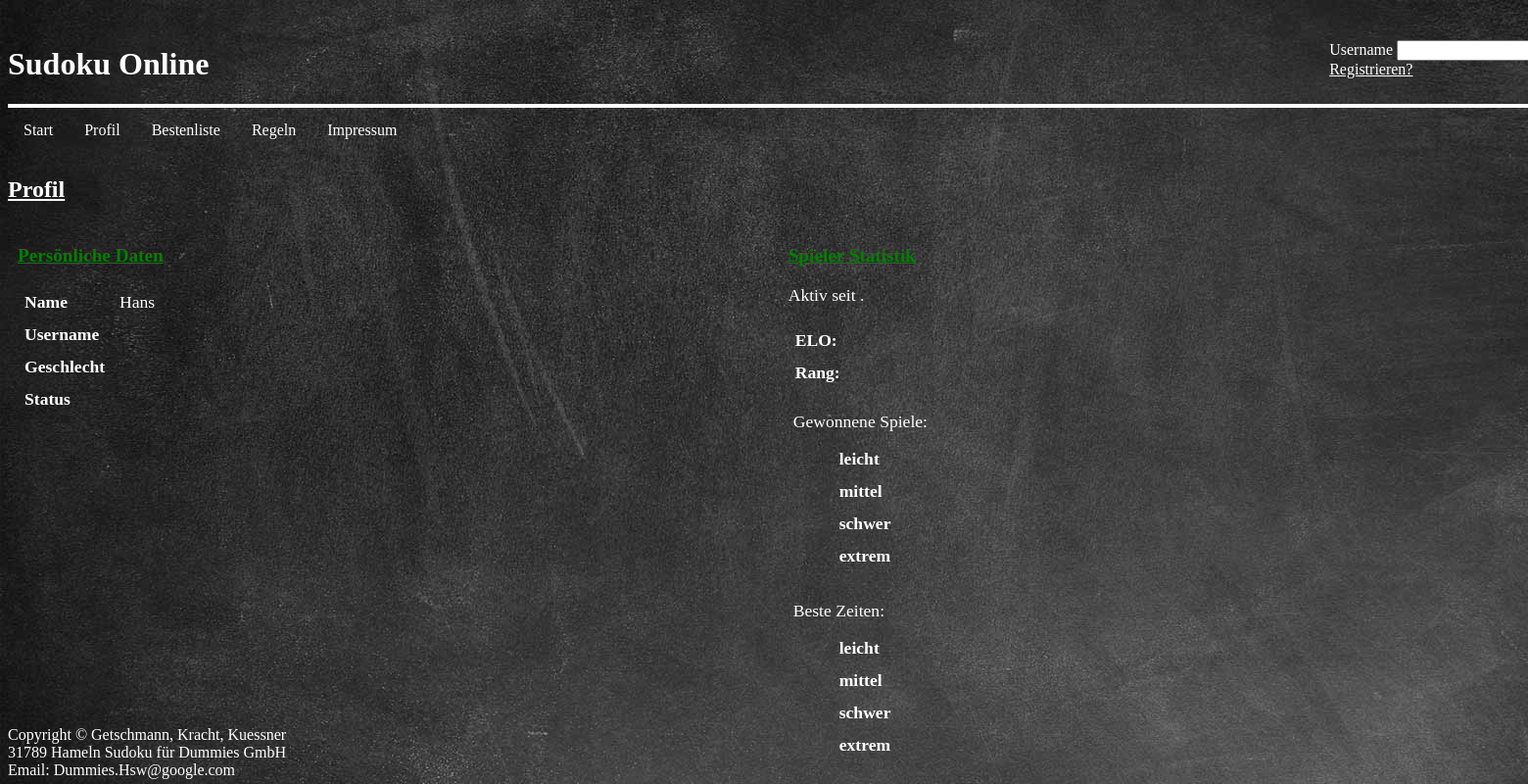
Before: /visitprofile.php?u=Hans with the older database file.
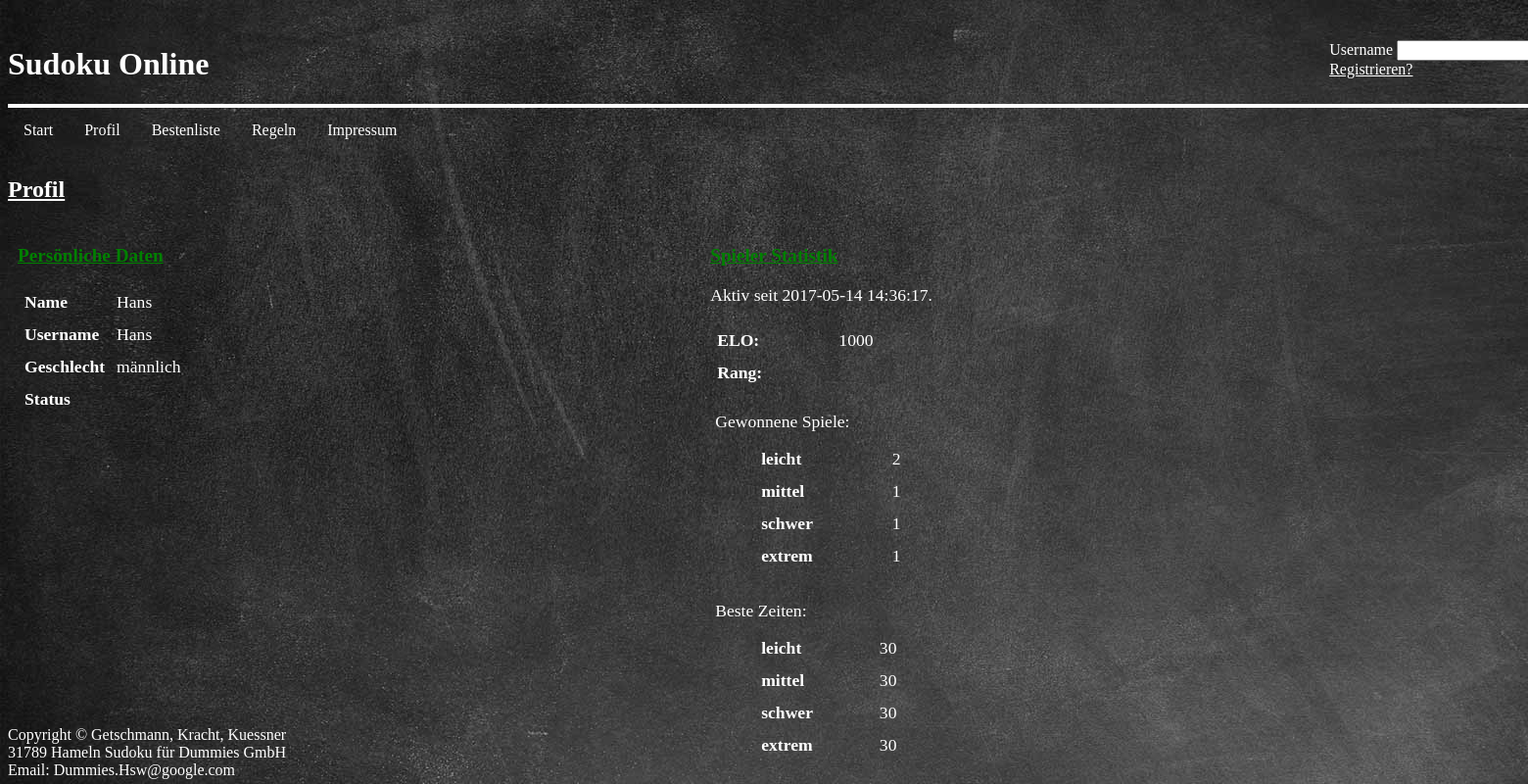
After: the same page with the newer database file.
### tables this page shows
CREATE TABLE `nutzer` (
  `NutzerID` int(10) NOT NULL,
  `Nutzername` varchar(20) NOT NULL,
  `EchterName` varchar(30) DEFAULT NULL,
  `NutzerPW` varchar(100) NOT NULL,
  `Mail` varchar(30) NOT NULL,
  `verifiziert` tinyint(1) NOT NULL DEFAULT '0',
  `Geschlecht` enum('nicht festgelegt','männlich','weiblich') NOT NULL DEFAULT 'nicht festgelegt',
  `RegistriertSeit` timestamp NOT NULL DEFAULT CURRENT_TIMESTAMP,
  `SpielerID` int(10) NOT NULL,
  `Status` text
);

CREATE TABLE `spiele` (
  `SpielerID` int(10) NOT NULL,
  `gewSpiele` int(6) DEFAULT '0',
  `gewSpieleLeicht` int(6) DEFAULT '0',
  `gewSpieleMittel` int(6) DEFAULT '0',
  `gewSpieleSchwer` int(6) DEFAULT '0',
  `gewSpieleExtrem` int(6) DEFAULT '0',
  `zeitLeicht` double DEFAULT '999999',
  `zeitMittel` double DEFAULT '999999',
  `zeitSchwer` double DEFAULT '999999',
  `zeitExtrem` double DEFAULT '999999',
  `Elo` int(5) NOT NULL DEFAULT '1000',
  `DuelleGew` int(6) DEFAULT '0',
  `DuelleGes` int(6) DEFAULT '0'
);

### visitprofile.php (the view, shortened to what this page needs)
<!DOCTYPE html>
<html>
<head>
<body>
<?PHP
 require_once('include/dbconfig.php');
if(isset($_SESSION['eingeloggt']) && $_SESSION['eingeloggt'])
	{
		include('header/headerLogout.html');
		if($_SESSION['verifiziert']==false)
		{
			include('header/headerVeri.html');
		}
	}
	else
	{
		include('header/headerLogin.php');
	}
	if(isset($_GET['u']))
	{
		$name=$_GET['u'];
		$statement = $pdo->prepare("SELECT * FROM nutzer, spiele WHERE nutzer.SpielerID=spiele.SpielerID AND EchterName=:name");
		$statement->bindParam(':name', $name);
		$statement->execute();
		$user = $statement->fetch();
	}
  ?>
  <h3 style="color:white; font-size: 150%"> <ins> Profil </ins> </h3>
  <article style="float:left; margin-left: 10px">
    <h3 style="color:green; font-size:120%"> <ins> Persönliche Daten </ins>
    </h3>
    <section style="color: white; ">
      <table style="width:100%; text-align: left; font-size: 110%">
        <tr>
          <th> Name </th>
          <td> <?php echo htmlspecialchars($name); ?> </td>
        </tr>
        <tr>
          <th> Username </th>
          <td> <?php echo htmlspecialchars($user['Nutzername']); ?> </td>
        </tr>
        <tr>
          <th> Geschlecht </th>
          <td> <?php echo utf8_encode($user['Geschlecht']); ?> </td>
        </tr>
        <tr>
          <th> Status </th>
          <td> <?php echo htmlspecialchars($user['Status']); ?> </td>
        </tr>
      </table>
    </section>
  </article>
  <article style="float:right; margin-right: 600px">
    <h3 style="color:green; font-size:120%">
       <ins> Spieler Statistik </ins>
    </h3>
    <section style="color: white; font-size:110% ">
      <p> Aktiv seit <?php echo $user['RegistriertSeit']; ?>. </p>
      <table style="width:100%; text-align:left">
        <tr>
          <th> ELO: </th>
          <td> <?php echo $user['Elo']; ?> </td>
        </tr>
        <tr>
          <th> Rang: </th>
          <td>  </td>
        </tr>
      </table>
      <dl>
        <dt> Gewonnene Spiele: </dt>
        <dd>
          <table style="width:100%; text-align:left">
            <tr>
              <th> leicht </th>
              <td> <?php echo $user['gewSpieleLeicht']; ?> </td>
            </tr>
            <tr>
              <th> mittel </th>
              <td> <?php echo $user['gewSpieleMittel']; ?> </td>
            </tr>
            <tr>
              <th> schwer </th>
              <td> <?php echo $user['gewSpieleSchwer']; ?> </td>
            </tr>
            <tr>
              <th> extrem </th>
              <td> <?php echo $user['gewSpieleExtrem']; ?> </td>
            </tr>
          </table>
        </dd>
      </dl>
      <dl>
        <dt> Beste Zeiten: </dt>
        <dd>
          <table style="width:100%; text-align:left">
            <tr>
              <th> leicht </th>
              <td> <?php echo $user['zeitLeicht']; ?> </td>
            </tr>
            <tr>
              <th> mittel </th>
              <td> <?php echo $user['zeitMittel']; ?> </td>
            </tr>
            <tr>
              <th> schwer </th>
              <td> <?php echo $user['zeitSchwer']; ?> </td>
            </tr>
            <tr>
              <th> extrem </th>
              <td> <?php echo $user['zeitExtrem']; ?> </td>
            </tr>
          </table>
        </dd>
      </dl>
    </section>
  </article>
  <footer style="position: absolute; bottom: 5px">
    Copyright &copy; Getschmann, Kracht, Kuessner </br>
    31789 Hameln Sudoku für Dummies GmbH </br>
    Email: Dummies.Hsw@google.com
  </footer>
</body>
</head>
</html>

Changed rows visible on the page:
now on this page (row edited): nutzer: Nutzername "Hans", Geschlecht "männlich", RegistriertSeit "2017-05-14 14:36:17", SpielerID.Elo "1000", SpielerID.gewSpieleLeicht "2", SpielerID.gewSpieleMittel "1", SpielerID.gewSpieleSchwer "1", SpielerID.gewSpieleExtrem "1", SpielerID.zeitLeicht "30", SpielerID.zeitMittel "30", SpielerID.zeitSchwer "30", SpielerID.zeitExtrem "30"
